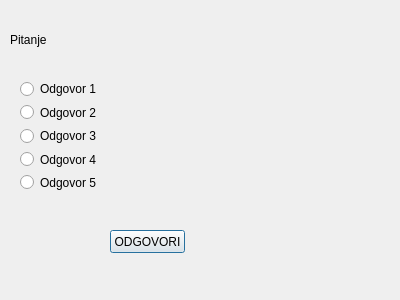
<?xml version="1.0" encoding="UTF-8"?>
<ui version="4.0">
 <class>Question</class>
 <widget class="QDialog" name="Question">
  <property name="geometry">
   <rect>
    <x>0</x>
    <y>0</y>
    <width>400</width>
    <height>300</height>
   </rect>
  </property>
  <property name="windowTitle">
   <string>Dialog</string>
  </property>
  <widget class="QWidget" name="layoutWidget">
   <property name="geometry">
    <rect>
     <x>20</x>
     <y>80</y>
     <width>84</width>
     <height>111</height>
    </rect>
   </property>
   <layout class="QVBoxLayout" name="verticalLayout">
    <item>
     <widget class="QRadioButton" name="radioButton">
      <property name="text">
       <string>Odgovor 1</string>
      </property>
     </widget>
    </item>
    <item>
     <widget class="QRadioButton" name="radioButton_2">
      <property name="text">
       <string>Odgovor 2</string>
      </property>
     </widget>
    </item>
    <item>
     <widget class="QRadioButton" name="radioButton_3">
      <property name="text">
       <string>Odgovor 3</string>
      </property>
     </widget>
    </item>
    <item>
     <widget class="QRadioButton" name="radioButton_4">
      <property name="text">
       <string>Odgovor 4</string>
      </property>
     </widget>
    </item>
    <item>
     <widget class="QRadioButton" name="radioButton_5">
      <property name="text">
       <string>Odgovor 5</string>
      </property>
     </widget>
    </item>
   </layout>
  </widget>
  <widget class="QLabel" name="label">
   <property name="geometry">
    <rect>
     <x>10</x>
     <y>30</y>
     <width>371</width>
     <height>20</height>
    </rect>
   </property>
   <property name="text">
    <string>Pitanje</string>
   </property>
  </widget>
  <widget class="QPushButton" name="pushButton">
   <property name="geometry">
    <rect>
     <x>110</x>
     <y>230</y>
     <width>75</width>
     <height>23</height>
    </rect>
   </property>
   <property name="text">
    <string>ODGOVORI</string>
   </property>
  </widget>
  <widget class="QLabel" name="label_2">
   <property name="geometry">
    <rect>
     <x>10</x>
     <y>270</y>
     <width>151</width>
     <height>16</height>
    </rect>
   </property>
   <property name="text">
    <string/>
   </property>
  </widget>
 </widget>
 <resources/>
 <connections/>
</ui>
